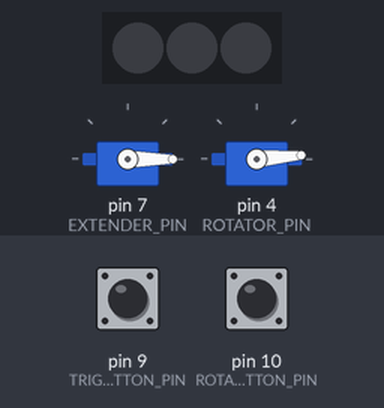
A sketch run on a simulated Arduino Uno, built with avr-gcc and run on an emulated ATmega328P. Shown: 2 × servo, 3 RGB LEDs in strip order, left to right. Inputs (shaded band) come from the test bench; at power-on: pin 9 (TRIGGER_BUTTON_PIN) LOW, pin 10 (ROTATOR_BUTTON_PIN) LOW. Dim RGB values are drawn brighter than linear.

Above: at 2.1 s.
2.2 s: pin 9 (TRIGGER_BUTTON_PIN) pulled HIGH for 0.15 s
At 2.7 s:
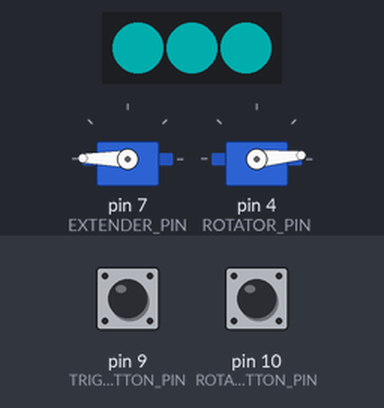
3.9 s: pin 10 (ROTATOR_BUTTON_PIN) pulled HIGH for 0.15 s
At 5.5 s:
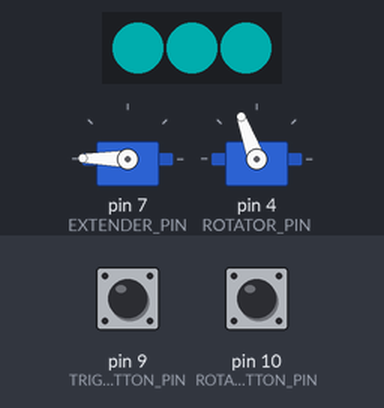
5.8 s: pin 9 (TRIGGER_BUTTON_PIN) pulled HIGH for 0.15 s
At 6.7 s:
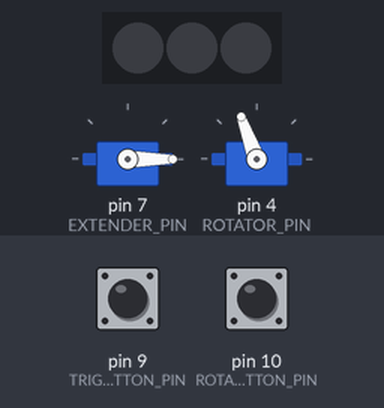
Timing chart, 0 to 8.8 s (numbered marks = the images above; inputs shaded):
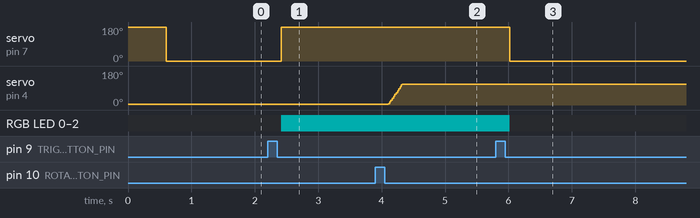

The sketch:

plasma_cutter_v2.ino
```cpp
#include <Servo.h>
#include <FastLED.h>
#include <OneButton.h>
#include <Arduino.h>

#define NUM_LEDS  3
#define LED_PIN  8

CRGB leds[NUM_LEDS];

Servo rotator;                    // create rotator servo
Servo extender;                   // create extender servo

#define ROTATOR_PIN   4           // Servo Rotator Pin
#define EXTENDER_PIN  7           // Servo Extender Pin

#define TRIGGER_BUTTON_PIN 9      // Trigger Button Pin
#define ROTATOR_BUTTON_PIN  10    // Rotate Button Pin

                                  // Button used to control when the shields are extended and turn on the LEDs
OneButton triggerButton = OneButton(
  TRIGGER_BUTTON_PIN,
  false,                          // Button is Active Low
  false                           // Button does not need an internal pull up resistor
);

                                  // Button used to control the rotation of the emitter
OneButton rotatorButton = OneButton(
  ROTATOR_BUTTON_PIN,
  false,                          // Button is Active Low
  false                           // Button does not need an internal pull up resistor
);

#define VERTICAL 0                // Represents the vertical rotation state for the emitter
#define HORIZONTAL 1              // Represents the horizontal rotation state for the emitter

int rotatorCurrentState = VERTICAL;
int rotatorTargetState = VERTICAL;

#define RETRACTED 0               // Represents the retracted shield state
#define EXTENDED 1                // Represents the extended shield state

int extenderCurrentState = RETRACTED;
int extenderTargetState = RETRACTED;

#define EXTENDER_UPPER    180     // upper travel limit for extender servo
#define EXTENDER_LOWER    0       // lower travel limit for extender servo
#define ROTATOR_UPPER     110      // upper travel limit for rotator servo
#define ROTATOR_LOWER     5       // lower travel limit for rotator servo

int pos;

int dt=100;

void setup() {
  Serial.begin(9600);
  extender.attach(EXTENDER_PIN);            // attach extender servo
  extender.write(EXTENDER_UPPER);           // ensure shields are extended in case the rotator needs to move
  delay(300);                               // wait for servo to get there
  rotator.attach(ROTATOR_PIN);              // attach rotator servo
  rotator.write(ROTATOR_LOWER);             // move rotator to vertical
  delay(300);                               // wait for servo to get there
  extender.write(EXTENDER_LOWER);           // retract fins
  delay(300);                               // wait for servo to get there
  // At this point it is assumed that the shields are retracted and the emitter is vertical

  triggerButton.attachClick(triggerPressed);
  rotatorButton.attachClick(rotatorPressed);

  FastLED.addLeds<WS2812B, LED_PIN, GRB>(leds, NUM_LEDS);
  fill_solid(leds, NUM_LEDS, CRGB::Black);
  FastLED.setBrightness(50);
}

void loop() {
  if(extenderTargetState == EXTENDED) {
    if(extenderCurrentState != EXTENDED) {
      // Extend the shields
      for(pos = EXTENDER_LOWER; pos < EXTENDER_UPPER; pos += 1)
      {
        extender.write(pos);
        delay(0);
      }


      extenderCurrentState = EXTENDED;
    }

    // At this point, shield is ensured to be extended

    // Only if the shields are extended will the emitter be rotated
    if(rotatorCurrentState != rotatorTargetState) {
      // Rotator should activate
      if(rotatorTargetState == HORIZONTAL) {
        // Rotate to horizontal
        for(pos = ROTATOR_LOWER; pos < ROTATOR_UPPER; pos += 1)
        {
          rotator.write(pos);
          delay(2);
        }

        rotatorCurrentState = HORIZONTAL;
      }
      else {
        // Rotate to vertical
        for(pos = ROTATOR_UPPER; pos >= ROTATOR_LOWER; pos -= 1)
        {
          rotator.write(pos);
          delay(2);
        }

        rotatorCurrentState = VERTICAL;
      }
    }
    else {
      // Current position is at target state
      if(rotatorTargetState == VERTICAL) {
        rotator.write(ROTATOR_LOWER);
      }
      else {
        rotator.write(ROTATOR_UPPER);
      }
    }
  }
  else {
    // Target state is retracted
    if(extenderCurrentState != RETRACTED) {
      // Retract the shields
      for(pos = EXTENDER_UPPER; pos >= EXTENDER_LOWER; pos -= 1)
      {
        extender.write(pos);
        delay(0);
      }

      extenderCurrentState = RETRACTED;
    }
  }

  // If the shields are fully extended, then the lights should be turned on
  if(extenderCurrentState == EXTENDED && extenderTargetState == EXTENDED){
    fill_solid(leds, NUM_LEDS, CRGB::Cyan);
  }
  else {
    fill_solid(leds, NUM_LEDS, CRGB::Black);
  }

  FastLED.show();
  triggerButton.tick();
  rotatorButton.tick();
}

static void triggerPressed() {
  // When the trigger is pressed, toggle the retraction state of the shield extender servo
  if(extenderTargetState == RETRACTED) extenderTargetState = EXTENDED;
  else extenderTargetState = RETRACTED;
}


static void rotatorPressed() {
  // If the shields are retracted, this functionality is disabled
  if(extenderCurrentState != EXTENDED || extenderTargetState != EXTENDED)
    return;

  // Change target rotation of the emitter between horizontal and vertical
  if(rotatorTargetState == VERTICAL) rotatorTargetState = HORIZONTAL;
  else rotatorTargetState = VERTICAL;
}
```

Measured:
- after the input at 2.2 s, servo on pin 7 (EXTENDER_PIN): 0° → 179° after 0.22 s; RGB LED 0–2: off → RGB(0, 50, 50) after 0.22 s
- after the input at 3.9 s, servo on pin 4 (ROTATOR_PIN): moves from 5° to 110° over 0.22 s, starting after 0.21 s
- after the input at 5.8 s, servo on pin 7 (EXTENDER_PIN): 179° → 0° after 0.22 s; RGB LED 0–2: RGB(0, 50, 50) → off after 0.22 s
